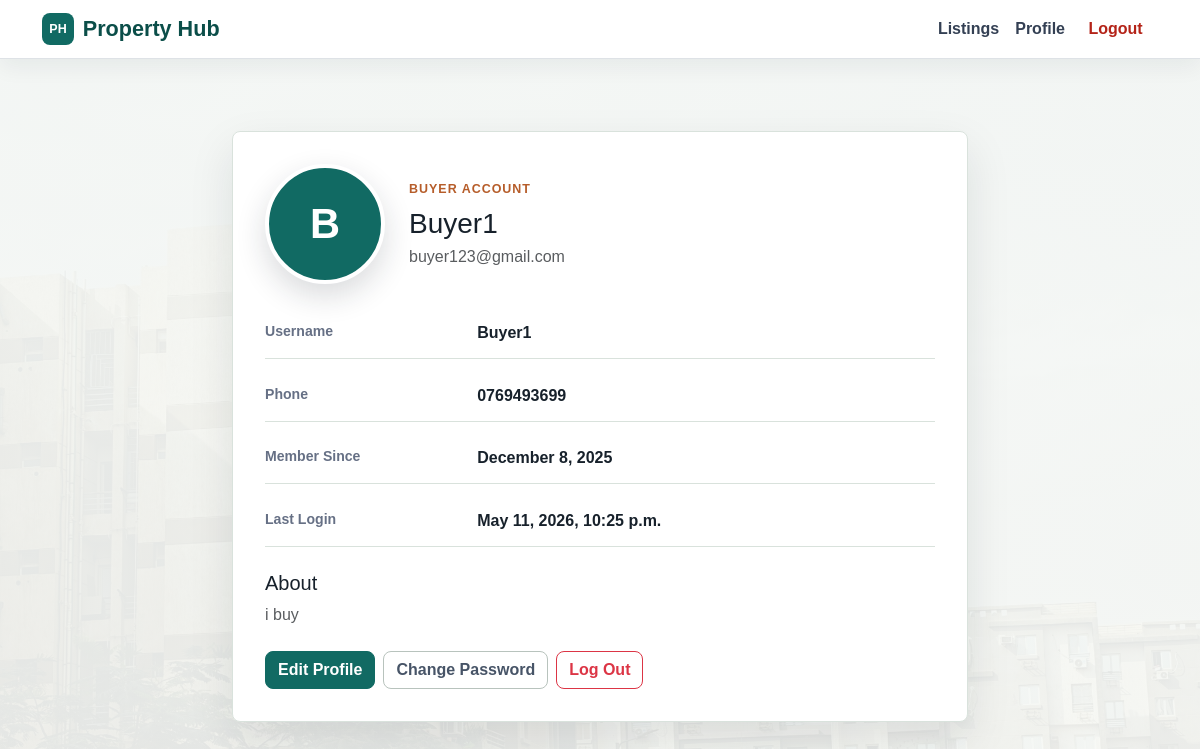
The app's page /accounts/profile/ (signed in) with its own data.
### accounts/models.py (models this page shows, shortened)
class User(AbstractUser):
    class Roles(models.TextChoices):
        ADMIN = 'admin', _('Admin')
        BUYER = 'buyer', _('Buyer')
        SELLER = 'seller', _('Seller')
    email = models.EmailField(
        _('email address'),
        unique=True,
        help_text=_('Required. Unique email address.')
    )
    phone = models.CharField(
        max_length=15,
        blank=True,
        help_text=_('Contact phone number.')
    )
    bio = models.TextField(
        blank=True,
        help_text=_('Short bio for the profile.')
    )
    profile_picture = models.ImageField(
        upload_to='profiles/',
        blank=True,
        null=True,
        help_text=_('Profile picture.')
    )
    role = models.CharField(
        max_length=10,
        choices=Roles.choices,
        default=Roles.BUYER,
        help_text=_('Role of the user.')
    )
    seller_approved = models.BooleanField(
        default=False,
        help_text=_('Designates whether this seller can publish listings.')
    )
    USERNAME_FIELD = 'email'
    REQUIRED_FIELDS = ['username', 'first_name', 'last_name']
    @property
    def is_seller(self):
        return self.role == self.Roles.SELLER
    @property
    def is_admin(self):
        return self.role == self.Roles.ADMIN or self.is_superuser

### accounts/views.py (the view)
# urls.py: path("profile/", views.profile, name="profile"),
@login_required
def profile(request):
    return render(request, "accounts/profile.html")

### templates/accounts/profile.html (shortened to what this page needs)
{% extends "base.html" %}
{% load static %}
{% block content %}
<div class="py-5">
  <div class="row justify-content-center">
    <div class="col-lg-8">
      <div class="app-card profile-card">
        <div class="d-flex flex-wrap align-items-center gap-4">
          {% if request.user.profile_picture %}
            <img src="{{ request.user.profile_picture.url }}" class="profile-avatar rounded-circle" alt="{{ request.user.username }}">
          {% else %}
            <div class="profile-avatar profile-initial rounded-circle">{{ request.user.username|first|upper }}</div>
          {% endif %}
          <div>
            <p class="eyebrow">{{ request.user.role|title }} account</p>
            <h1 class="h3 mb-1">{{ request.user.get_full_name|default:request.user.username }}</h1>
            <p class="text-muted mb-0">{{ request.user.email }}</p>
          </div>
        </div>
        <dl class="details-list mt-4">
          <div><dt>Username</dt><dd>{{ request.user.username }}</dd></div>
          <div><dt>Phone</dt><dd>{{ request.user.phone|default:"Not provided" }}</dd></div>
          <div><dt>Member Since</dt><dd>{{ request.user.date_joined|date:"F j, Y" }}</dd></div>
          <div><dt>Last Login</dt><dd>{{ request.user.last_login|date:"F j, Y, g:i a"|default:"Not available" }}</dd></div>
        </dl>
        {% if request.user.bio %}
          <div class="mt-4">
            <h2 class="h5">About</h2>
            <p class="text-muted mb-0">{{ request.user.bio }}</p>
          </div>
        {% endif %}
        <div class="d-flex flex-wrap gap-2 mt-4">
          <a href="{% url 'profile_edit' %}" class="btn btn-primary">Edit Profile</a>
          <a href="{% url 'password_change' %}" class="btn btn-outline-secondary">Change Password</a>
          <form method="post" action="{% url 'logout' %}">
            <button type="submit" class="btn btn-outline-danger">Log Out</button>
          </form>
        </div>
      </div>
    </div>
  </div>
</div>
{% endblock %}

### static/css/style.css (style rules this page uses)
:root { --ph-ink: #17212b; --ph-muted: #667085; --ph-soft: #f4f7f5; --ph-surface: #ffffff; --ph-border: #d9e2dc; --ph-primary: #116a63; --ph-primary-dark: #0b4e49; --ph-accent: #b65d2a; --ph-danger: #b42318; --ph-shadow: 0 18px 45px rgba(23, 33, 43, 0.1); }
* { box-sizing: border-box; }
body { min-height: 100vh; color: var(--ph-ink); font-family: Arial, Helvetica, sans-serif; background: linear-gradient(180deg, rgba(244, 247, 245, 0.96), rgba(247, 249, 247, 0.92)), url("../images/pexels-mahmoud-zakariya-2154822140-34975232 (2).jpg") center top / cover fixed; }
a { color: var(--ph-primary); }
.btn { border-radius: 8px; font-weight: 700; letter-spacing: 0; transition: background-color .18s ease, border-color .18s ease, color .18s ease, box-shadow .18s ease, transform .18s ease; }
.btn-primary { background: var(--ph-primary); border-color: var(--ph-primary); }
.btn-outline-secondary { color: #475467; border-color: #b8c3bd; }
.app-card, .property-card { background: var(--ph-surface); border: 1px solid var(--ph-border); border-radius: 8px; box-shadow: var(--ph-shadow); }
.app-card { padding: 2rem; }
.eyebrow { margin-bottom: .55rem; color: var(--ph-accent); font-size: .78rem; font-weight: 800; letter-spacing: .08em; text-transform: uppercase; }
.details-list { display: grid; gap: .75rem; margin: 0; }
.details-list > div { display: grid; grid-template-columns: minmax(110px, .6fr) 1.4fr; gap: 1rem; padding: .8rem 0; border-bottom: 1px solid var(--ph-border); }
.details-list dt { color: var(--ph-muted); font-size: .88rem; font-weight: 800; }
.details-list dd { margin: 0; color: var(--ph-ink); font-weight: 700; }
.profile-card .profile-avatar, .profile-avatar { width: 120px; height: 120px; object-fit: cover; border: 4px solid #fff; box-shadow: 0 12px 30px rgba(23, 33, 43, 0.16); }
.profile-initial { display: inline-flex; align-items: center; justify-content: center; color: #fff; font-size: 2.6rem; font-weight: 800; background: var(--ph-primary); }

### records on screen
User: user.username|first "B", user.role "BUYER", user.get_full_name "Buyer1", user.email "buyer123@gmail.com", user.username "Buyer1", user.phone "0769493699", user.date_joined "December 8, 2025", user.last_login "May 11, 2026, 10:25 p.m.", user.bio "i buy"
